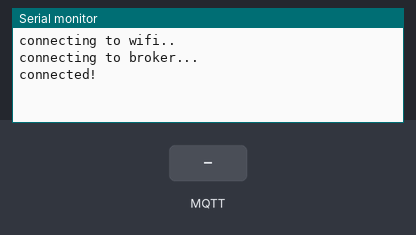
Bench run of a sketch on a simulated ESP8266 (NodeMCU). Shown: the last lines printed to the serial monitor. The test bench sets the inputs (shaded band). WiFi joins after 1.5 s; servers stay silent unless stated; random numbers use the default seed unless the sketch sets one; no MQTT or app messages arrive unless stated.

Above: at 6.2 s.
6.3 s: MQTT message "1" arrives on the first subscribed topic
At 7.1 s:
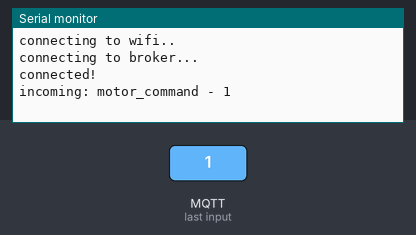
7.8 s: MQTT message "on" arrives on the first subscribed topic
At 8.2 s:
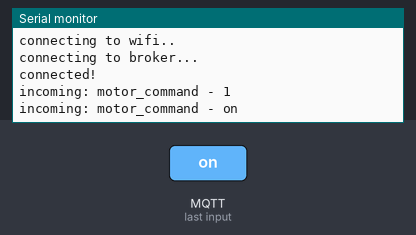
9.3 s: MQTT message "off" arrives on the first subscribed topic
At 10.7 s:
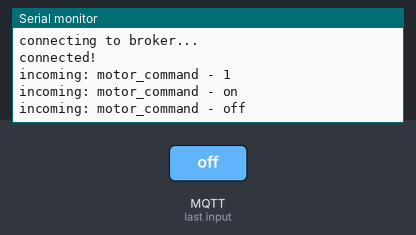

Measured:
- after the input at 6.3 s, the serial monitor: prints a new line at once (image 1)
- after the input at 7.8 s, the serial monitor: prints a new line at once (image 2)
- after the input at 9.3 s, the serial monitor: prints a new line at once (image 3)

The sketch:

virtuinoMQTT_esp_shiftr_example.ino.ino
```cpp
//---------------------------------------------------------------
// This example uses an ESP8266 or ESP32 Board to connect to shiftr.io.
// Modified by Ilias Lamprou at sep/25/2018
// You can check on your device after a successful connection here: https://shiftr.io/try.
// Original example by Joël Gähwiler https://github.com/256dpi/arduino-mqtt
//---------------------------------------------------------------

#include <ESP8266WiFi.h>  // ESP8266
//#include <WiFi.h>       // for ESP32 enable this line and disable the previous
#include <MQTTClient.h>

//------ wifi settings
char ssid[] = "R Lab"; //  Change this to your network SSID (name).
char pass[] = "raiotlab";  // Change this your network password

//------ MQTT broker settings and topics
const char* broker = "broker.shiftr.io";
char mqttUserName[] = "aakankshamudgal01";
char mqttPass[] = "78653437685";

const char* topic_pub_temperature = "temperature";
const char* topic_pub_humidity = "humidity";
const char* topic_sub_motor_command = "motor_command";


WiFiClient net;
MQTTClient client;
unsigned long lastMillis = 0;

//========================================= connect
void connect() {
  Serial.print("\nconnecting to wifi.");
  while (WiFi.status() != WL_CONNECTED) {
    Serial.print(".");
    delay(5000);
  }
  //--- create a random client id
  char clientID[] ="ESP8266_0000000000";  // For random generation of client ID.
  for (int i = 8; i <18 ; i++) clientID[i]=  char(48+random(10));

  Serial.print("\nconnecting to broker...");
  while (!client.connect(clientID,mqttUserName,mqttPass)) {
    Serial.print(".");
    delay(5000);
  }
  Serial.println("\nconnected!");
  client.subscribe(topic_sub_motor_command);
  // client.unsubscribe("motor_command");
}

//========================================= messageReceived
void messageReceived(String &topic, String &payload) {
  Serial.println("incoming: " + topic + " - " + payload);
  /*if (topic==topic_sub_motor_command){
    int v = payload.toInt();
    if (v==1) digitalWrite(D4,HIGH);
    else digitalWrite(D4,LOW);
  }
  */
}

//========================================= setup
//=========================================
void setup() {
  Serial.begin(9600);
  WiFi.begin(ssid, pass); // Note: Local domain names (e.g. "Computer.local" on OSX) are not supported by Arduino. You need to set the IP address directly.
  client.begin(broker, net);
  //pinMode(D4,OUTPUT);
  client.onMessage(messageReceived);
  connect();
}
//========================================= loop
//=========================================
void loop() {
  client.loop();
  delay(10);  // <- fixes some issues with WiFi stability
  if (!client.connected())connect();

  if (millis() - lastMillis > 5000) {
    int sensorValue_1=random(100);  // replace with your sensor value
    int sensorValue_2=random(100);  // replace with your sensor value
    client.publish(topic_pub_temperature, String(sensorValue_1),true,1);
    client.publish(topic_pub_humidity, String(sensorValue_1),true,1);
    lastMillis = millis();
  }
}
```
